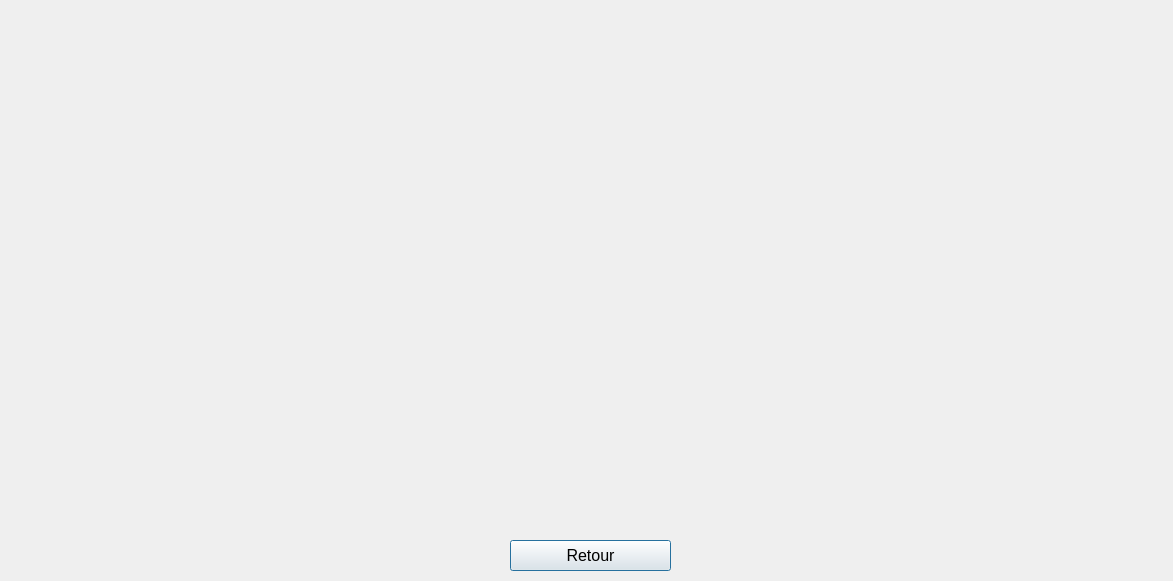
<?xml version="1.0" encoding="UTF-8"?>
<ui version="4.0">
 <class>Employees_Statistiques</class>
 <widget class="QDialog" name="Employees_Statistiques">
  <property name="geometry">
   <rect>
    <x>0</x>
    <y>0</y>
    <width>1173</width>
    <height>581</height>
   </rect>
  </property>
  <property name="windowTitle">
   <string>Dialog</string>
  </property>
  <widget class="QCustomPlot" name="plot" native="true">
   <property name="geometry">
    <rect>
     <x>10</x>
     <y>10</y>
     <width>1151</width>
     <height>514</height>
    </rect>
   </property>
  </widget>
  <widget class="QPushButton" name="Empl_push_reture">
   <property name="geometry">
    <rect>
     <x>510</x>
     <y>540</y>
     <width>161</width>
     <height>31</height>
    </rect>
   </property>
   <property name="font">
    <font>
     <pointsize>12</pointsize>
     <weight>50</weight>
     <italic>false</italic>
     <bold>false</bold>
     <underline>false</underline>
     <strikeout>false</strikeout>
     <stylestrategy>PreferDefault</stylestrategy>
     <kerning>true</kerning>
    </font>
   </property>
   <property name="text">
    <string>Retour</string>
   </property>
  </widget>
 </widget>
 <customwidgets>
  <customwidget>
   <class>QCustomPlot</class>
   <extends>QWidget</extends>
   <header>qcustomplot.h</header>
   <container>1</container>
  </customwidget>
 </customwidgets>
 <resources/>
 <connections/>
</ui>
